Frame 1 (no input): blank canvas, image omitted
Frame 60 (the mouse pressed at the canvas centre just before this capture): blank canvas, image omitted
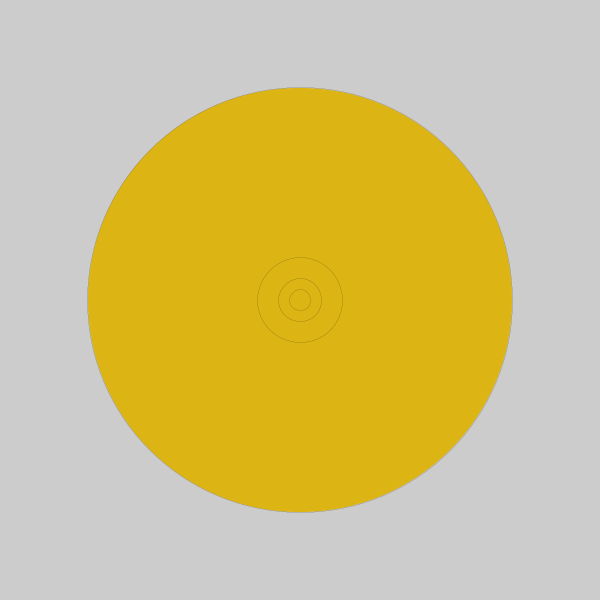
Frame 120 (the mouse held since frame 60 and released just before this capture)

The Processing sketch whose frames 1 and 60 were blank and that drew this single picture after the mouse press (run headless with seeded random() and noise(); from frame 60 on, the mouse is pressed at the canvas centre):

// Processing sketch: processing_135449
// ── processing_135449.pde


void setup() {
  size(600, 600);
  
  
}
void draw() {
  float vt = dist(mouseX,mouseY,pmouseX,pmouseY); // calcula la distancia entre la posiciÃ³n actual y la //anterior del cursor
  strokeWeight(5/vt);
  //stroke(0,100);
 fill(220,180,20);
   // traza una línea continua
  ellipse (mouseX,mouseY,vt,vt);
  ellipse (mouseX,mouseY,vt/5,vt/5);
  ellipse (mouseX,mouseY,vt/10,vt/10);
  ellipse (mouseX,mouseY,vt/20,vt/20);
  ellipse (mouseX -vt,mouseY -vt,vt/5 , vt/5);
 ellipse (mouseX-(vt*2),mouseY -(vt*2),vt/5 , vt/5);
 
}
